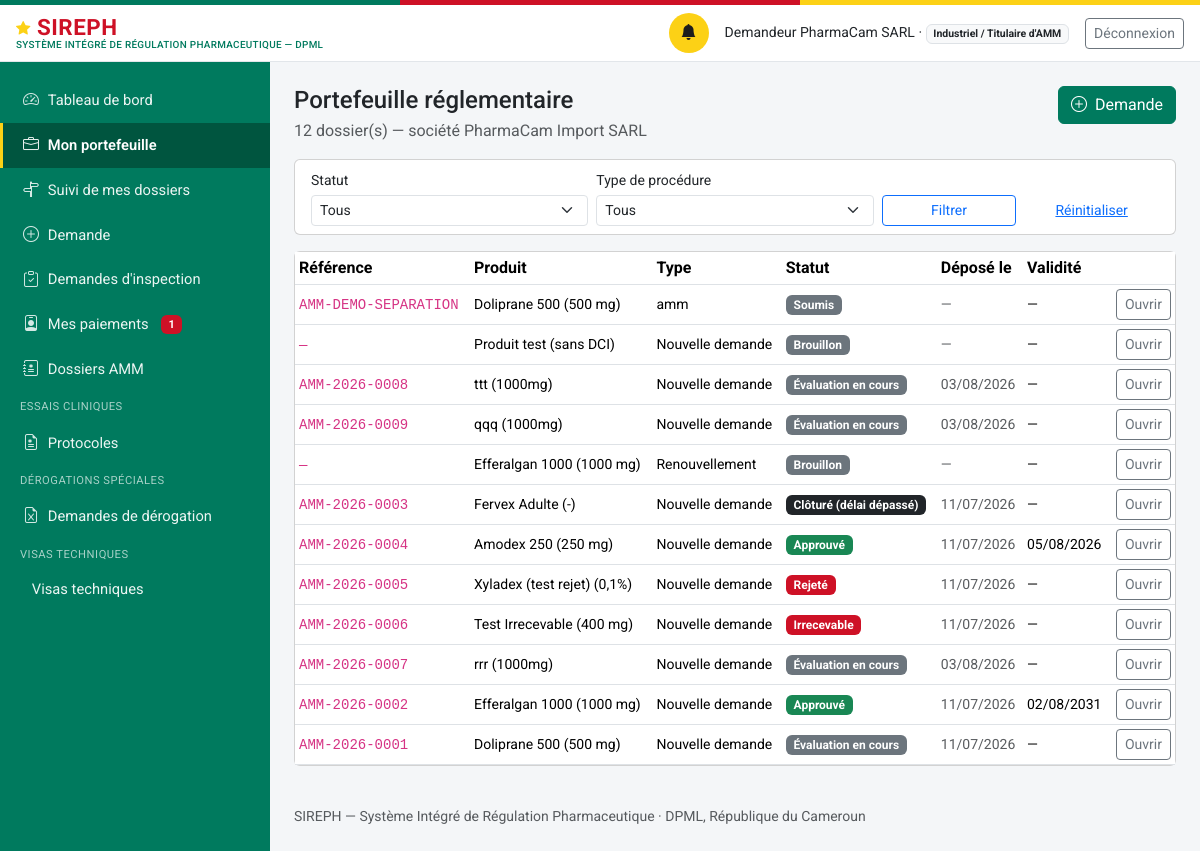
The app's page /industriel/portefeuille (signed in), older data.
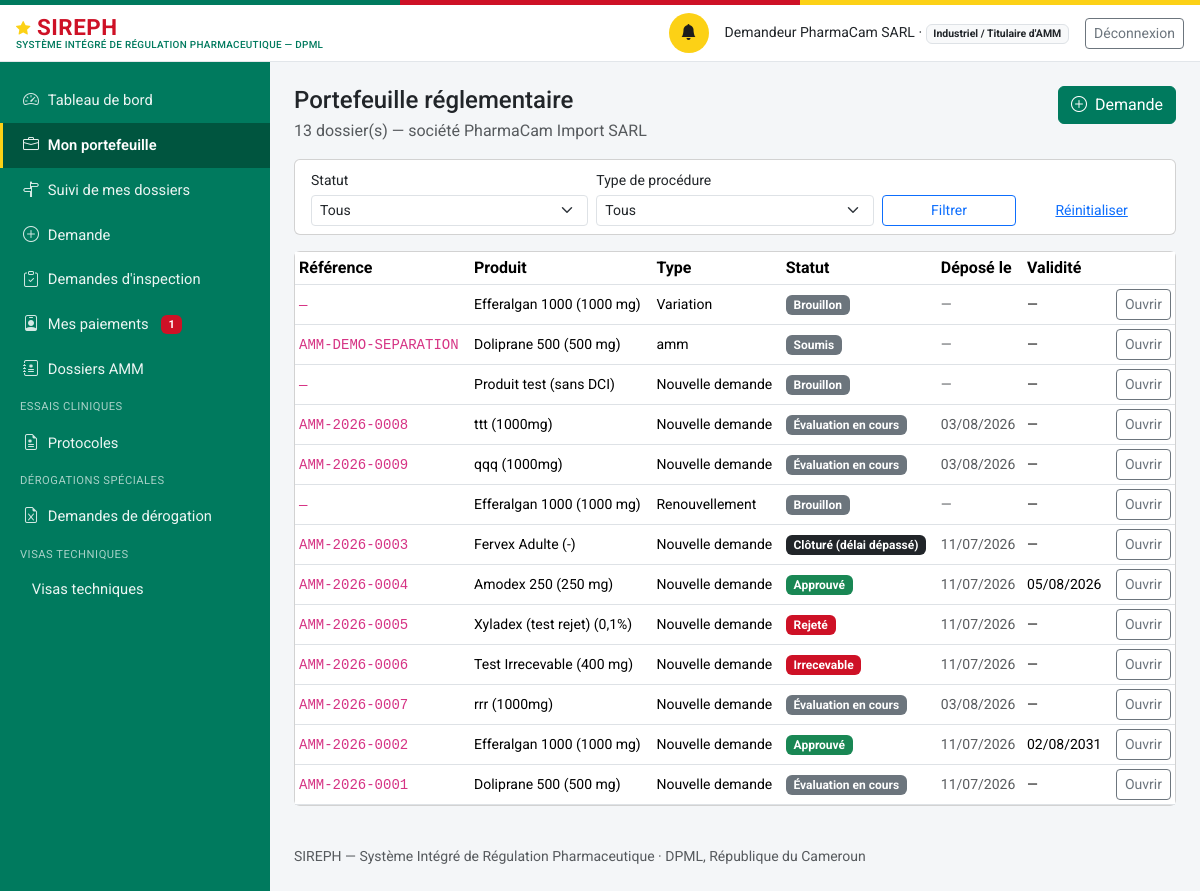
The same page, newer data.
### models.py (models this page shows, shortened)
class Personne(db.Model):
    id = db.Column(db.Integer, primary_key=True)
    nom_complet = db.Column(db.String(200), nullable=False)
    email = db.Column(db.String(150), unique=True, nullable=False)  # identifiant de connexion
    password_hash = db.Column(db.String(255), nullable=False)
    role_systeme = db.Column(db.String(50), nullable=False)
    etablissement_rattachement_id = db.Column(db.Integer, db.ForeignKey("etablissement.id"), nullable=True)
    contact = db.Column(db.String(200))
    statut_compte = db.Column(db.String(20), nullable=False, default="actif")
    date_creation = db.Column(db.DateTime, default=datetime.utcnow)
    etablissement = db.relationship("Etablissement", foreign_keys=[etablissement_rattachement_id])
    @property
    def role_label(self):
        from permissions import ROLES
        return ROLES.get(self.role_systeme, self.role_systeme)
    @property
    def niveau(self):
        from permissions import niveau
        return niveau(self)
    @property
    def est_externe(self):
        from permissions import est_externe
        return est_externe(self.role_systeme)

class Etablissement(db.Model):
    id = db.Column(db.Integer, primary_key=True)
    raison_sociale = db.Column(db.String(255), nullable=False)
    type = db.Column(db.String(40), nullable=False)
    adresse = db.Column(db.String(500))
    latitude = db.Column(db.Float, nullable=True)   # géolocalisation — exploité par le futur module RI
    longitude = db.Column(db.Float, nullable=True)
    statut_licence = db.Column(db.String(20), nullable=False, default="en_instruction")
    date_expiration_licence = db.Column(db.Date, nullable=True)
    pharmacien_responsable_id = db.Column(db.Integer, db.ForeignKey("personne.id"), nullable=True)
    categorie_activite = db.Column(db.String(30), nullable=True)
    pharmacien_responsable = db.relationship("Personne", foreign_keys=[pharmacien_responsable_id])

class DossierAMM(db.Model):
    id = db.Column(db.Integer, primary_key=True)
    numero = db.Column(db.String(30), unique=True, nullable=True)  # AMM-{annee}-{seq4}, attribué au dépôt
    produit_id = db.Column(db.Integer, db.ForeignKey("produit.id"), nullable=False)
    type_procedure = db.Column(db.String(20), nullable=False, default="nouvelle_demande")
    demandeur_id = db.Column(db.Integer, db.ForeignKey("personne.id"), nullable=False)
    statut = db.Column(db.String(30), nullable=False, default="brouillon")
    date_depot = db.Column(db.DateTime, nullable=True)
    date_decision = db.Column(db.DateTime, nullable=True)
    module_ctd_1_json = db.Column(db.Text, default="{}")
    module_ctd_2_json = db.Column(db.Text, default="{}")
    module_ctd_3_json = db.Column(db.Text, default="{}")
    module_ctd_4_json = db.Column(db.Text, default="{}")
    module_ctd_5_json = db.Column(db.Text, default="{}")
    motif_decision = db.Column(db.Text, nullable=True)
    date_validite_amm = db.Column(db.Date, nullable=True)
    date_limite_reponse_complement = db.Column(db.DateTime, nullable=True)
    date_limite_retrait_document = db.Column(db.Date, nullable=True)  # décision favorable uniquement
    checklist_recevabilite = db.Column(db.JSON, default=dict)
    numero_suivi = db.Column(db.String(40), unique=True)
    clock_debut = db.Column(db.DateTime)
    clock_suspendu_depuis = db.Column(db.DateTime)
    clock_total_suspendu_jours = db.Column(db.Integer, default=0)
    representant_local_nom = db.Column(db.String(200), nullable=True)
    representant_local_contact = db.Column(db.String(200), nullable=True)
    date_creation = db.Column(db.DateTime, default=datetime.utcnow)
    date_maj = db.Column(db.DateTime, default=datetime.utcnow, onupdate=datetime.utcnow)
    demandeur = db.relationship("Personne", foreign_keys=[demandeur_id])
    avis = db.relationship("AvisEvaluationMA", backref="dossier", lazy="dynamic",
                            order_by="AvisEvaluationMA.date_creation",
                            cascade="all, delete-orphan")
    module_ctd_1 = property(lambda self: self._ctd_get(1), lambda self, v: self._ctd_set(1, v))
    module_ctd_2 = property(lambda self: self._ctd_get(2), lambda self, v: self._ctd_set(2, v))
    module_ctd_3 = property(lambda self: self._ctd_get(3), lambda self, v: self._ctd_set(3, v))
    module_ctd_4 = property(lambda self: self._ctd_get(4), lambda self, v: self._ctd_set(4, v))
    module_ctd_5 = property(lambda self: self._ctd_get(5), lambda self, v: self._ctd_set(5, v))

class Produit(db.Model):
    id = db.Column(db.Integer, primary_key=True)
    denomination_commune_internationale = db.Column(db.String(300), nullable=False, default="")
    nom_commercial = db.Column(db.String(300), nullable=False, default="")
    forme_pharmaceutique = db.Column(db.String(150), nullable=False, default="")
    dosage = db.Column(db.String(150))
    categorie = db.Column(db.String(30), nullable=False, default="medicament")
    nature = db.Column(db.String(30), nullable=True)
    fabricant_id = db.Column(db.Integer, db.ForeignKey("etablissement.id"), nullable=True)
    titulaire_amm_id = db.Column(db.Integer, db.ForeignKey("etablissement.id"), nullable=True)
    pays_origine = db.Column(db.String(150))
    statut_amm_courant = db.Column(db.String(20), nullable=False, default="aucune")
    date_creation = db.Column(db.DateTime, default=datetime.utcnow)
    est_mitm = db.Column(db.Boolean, nullable=False, default=False)
    disponibilite_declaree = db.Column(db.String(20), nullable=True)  # disponible | rupture
    composition_integrale = db.Column(db.Text, nullable=True)
    classe_therapeutique = db.Column(db.String(300), nullable=True)
    indications_therapeutiques = db.Column(db.Text, nullable=True)
    voie_administration = db.Column(db.String(150), nullable=True)
    duree_stabilite = db.Column(db.String(100), nullable=True)
    prix_grossiste_ht = db.Column(db.Integer, nullable=True)  # XAF, hors taxe
    fabricant = db.relationship("Etablissement", foreign_keys=[fabricant_id])
    titulaire_amm = db.relationship("Etablissement", foreign_keys=[titulaire_amm_id])
    dossiers = db.relationship("DossierAMM", backref="produit", lazy="dynamic",
                                foreign_keys="DossierAMM.produit_id")
    @property
    def libelle(self):
        base = self.nom_commercial or self.denomination_commune_internationale or f"Produit #{self.id}"
        if self.dosage:
            return f"{base} ({self.dosage})"
        return base

### routes_industriel.py (the view)
@bp.route("/portefeuille")
@login_required
def portefeuille():
    u = _verifier_profil()
    statut = request.args.get("statut", "").strip()
    type_proc = request.args.get("type", "").strip()
    q = esp.dossiers_de_la_societe(u)
    if statut:
        q = q.filter(DossierAMM.statut == statut)
    if type_proc:
        q = q.filter(DossierAMM.type_procedure == type_proc)
    return render_template(
        "industriel/portefeuille.html", u=u,
        dossiers=q.order_by(DossierAMM.date_maj.desc()).all(),
        statut=statut, type_proc=type_proc,
        STATUTS=wf.STATUTS, TYPES=wf.TYPES_PROCEDURE)

### templates/industriel/portefeuille.html (shortened to what this page needs)
{% extends "base.html" %}
{% block content %}
<div class="d-flex justify-content-between align-items-start flex-wrap gap-2 mb-3">
  <div>
    <h1 class="h4 mb-1">Portefeuille réglementaire</h1>
    <p class="text-muted mb-0">
      {{ dossiers|length }} dossier(s) — société
      {{ u.etablissement.raison_sociale if u.etablissement else u.nom_complet }}
    </p>
  </div>
  <a class="btn btn-primary" href="{{ url_for('demandes.accueil') }}">
    <i class="bi bi-plus-circle me-1"></i> Demande</a>
</div>
<div class="card mb-3">
  <div class="card-body py-2">
    <form method="get" class="row g-2 align-items-end">
      <div class="col-md-4">
        <label class="form-label small mb-1" for="statut">Statut</label>
        <select class="form-select form-select-sm" id="statut" name="statut">
          <option value="">Tous</option>
        </select>
      </div>
      <div class="col-md-4">
        <label class="form-label small mb-1" for="type">Type de procédure</label>
        <select class="form-select form-select-sm" id="type" name="type">
          <option value="">Tous</option>
        </select>
      </div>
      <div class="col-md-2">
        <button class="btn btn-sm btn-outline-primary w-100">Filtrer</button>
      </div>
      <div class="col-md-2">
        <a class="btn btn-sm btn-link w-100"
           href="{{ url_for('industriel.portefeuille') }}">Réinitialiser</a>
      </div>
    </form>
  </div>
</div>
<div class="card">
  {% if dossiers %}
  <div class="table-responsive">
    <table class="table table-sm mb-0 align-middle">
      <thead><tr>
        <th>Référence</th><th>Produit</th><th>Type</th><th>Statut</th>
        <th>Déposé le</th><th>Validité</th><th></th>
      </tr></thead>
      <tbody>
      {% for d in dossiers %}
        <tr>
          <td><code>{{ d.numero or '—' }}</code></td>
          <td class="small">{{ d.produit.libelle if d.produit else '—' }}</td>
          <td class="small">{{ TYPES.get(d.type_procedure, d.type_procedure) }}</td>
          <td>
            {% if d.statut == 'approuve' %}
              <span class="badge bg-success">{{ STATUTS[d.statut] }}</span>
            {% elif d.statut in ('rejete', 'irrecevable') %}
              <span class="badge bg-danger">{{ STATUTS[d.statut] }}</span>
            {% elif d.statut == 'complement_requis' %}
              <span class="badge bg-warning text-dark">{{ STATUTS[d.statut] }}</span>
            {% elif d.statut == 'cloture_delai_depasse' %}
              <span class="badge bg-dark">{{ STATUTS[d.statut] }}</span>
            {% else %}
              <span class="badge bg-secondary">{{ STATUTS.get(d.statut, d.statut) }}</span>
            {% endif %}
          </td>
          <td class="small text-muted">
            {{ d.date_depot.strftime('%d/%m/%Y') if d.date_depot else '—' }}</td>
          <td class="small">
            {{ d.date_validite_amm.strftime('%d/%m/%Y') if d.date_validite_amm else '—' }}</td>
          <td class="text-end">
            <a class="btn btn-sm btn-outline-secondary" href="/dossiers/{{ d.id }}">
              Ouvrir</a>
          </td>
        </tr>
      {% endfor %}
      </tbody>
    </table>
  </div>
  {% else %}
  <div class="card-body text-muted">Aucun dossier ne correspond à ces critères.</div>
  {% endif %}
</div>
{% endblock %}

### templates/base.html (shortened to what this page needs)
<!doctype html>
<html lang="fr">
<head>
<link href="https://cdn.jsdelivr.net/npm/bootstrap@5.3.3/dist/css/bootstrap.min.css" rel="stylesheet">
<link href="https://cdn.jsdelivr.net/npm/bootstrap-icons@1.11.3/font/bootstrap-icons.css" rel="stylesheet">
<link href="{{ url_for('static', filename='css/style.css') }}" rel="stylesheet">
</head>
<body>
<div class="sireph-flagbar" aria-hidden="true"><span></span><span></span><span></span></div>
<header class="sireph-topbar">
  <div class="container-fluid px-3 py-2 d-flex align-items-center justify-content-between">
    <div class="d-flex align-items-center gap-2">
      <a class="sireph-brand" href="{{ current_user and url_for('dashboard') or url_for('login') }}">
        <i class="bi bi-star-fill"></i> SIREPH
        <small>Système Intégré de Régulation Pharmaceutique — DPML</small>
      </a>
    </div>
    {% if current_user %}
    <div class="d-flex align-items-center gap-3">
      <a href="{{ url_for('notifications_liste') }}" class="sireph-icon-btn" title="Notifications" aria-label="Notifications">
        <i class="bi bi-bell-fill"></i>
      </a>
      <span class="small d-none d-md-inline">{{ current_user.nom_complet }} ·
        <span class="badge bg-light text-dark border">{{ current_user.role_label }}</span></span>
      <a href="{{ url_for('logout') }}" class="btn btn-sm btn-outline-secondary">Déconnexion</a>
    </div>
    {% endif %}
  </div>
</header>
<div class="sireph-layout">
  {% if current_user %}
  <nav id="sireph-sidebar" class="offcanvas-lg offcanvas-start sireph-sidebar" tabindex="-1"
       aria-label="Navigation principale">
    <div class="offcanvas-body d-flex flex-column p-0">
      <ul class="nav nav-pills flex-column">
        <li class="nav-item">
          <a class="nav-link {{ 'active' if request.path == '/' }}" href="{{ url_for('dashboard') }}">
            <i class="bi bi-speedometer2"></i> Tableau de bord</a>
        </li>
        {% if current_user.role_systeme == "demandeur_externe" %}
        <li class="nav-item">
          <a class="nav-link {{ 'active' if request.path == '/industriel/portefeuille' }}"
             href="{{ url_for('industriel.portefeuille') }}">
            <i class="bi bi-briefcase"></i> Mon portefeuille</a>
        </li>
        <li class="nav-item">
          <a class="nav-link {{ 'active' if request.path.startswith('/industriel/suivi') }}"
             href="{{ url_for('industriel.suivi_liste') }}">
            <i class="bi bi-signpost-split"></i> Suivi de mes dossiers</a>
        </li>
        <li class="nav-item">
          <a class="nav-link {{ 'active' if request.path.startswith('/demandes') }}"
             href="{{ url_for('demandes.accueil') }}">
            <i class="bi bi-plus-circle"></i> Demande</a>
        </li>
        <li class="nav-item">
          <a class="nav-link {{ 'active' if request.path.startswith('/industriel/inspections') }}"
             href="{{ url_for('industriel.inspections') }}">
            <i class="bi bi-clipboard-check"></i> Demandes d'inspection</a>
        </li>
        {% endif %}
        {% if current_user.est_externe %}
        <li class="nav-item">
          <a class="nav-link {{ 'active' if request.path == '/mon-espace' }}"
             href="{{ url_for('profils.mon_espace') }}">
            <i class="bi bi-person-badge"></i> Mes paiements
            {%- if paiements_dus %}
            <span class="badge bg-danger ms-1">{{ paiements_dus }}</span>
            {%- endif %}
          </a>
        </li>
        {% endif %}
        {% if current_user.role_systeme != "demandeur_externe" or demandeur_a_amm %}
        <li class="nav-item">
          <a class="nav-link {{ 'active' if '/dossiers' in request.path }}" href="{{ url_for('dossiers_registre') }}">
            <i class="bi bi-journal-medical"></i> Dossiers AMM</a>
        </li>
        {% endif %}
        {% if current_user.role_systeme in ("administrateur_dpml", "agent_dros", "directeur_dpml") or (current_user.role_systeme == "demandeur_externe" and demandeur_a_ct) %}
        <div class="sireph-sidebar-section">Essais cliniques</div>
        <li class="nav-item">
          <a class="nav-link {{ 'active' if request.path == url_for('ct.registre') }}" href="{{ url_for('ct.registre') }}">
            <i class="bi bi-file-earmark-medical"></i> Protocoles</a>
        </li>
        {% endif %}
        {% if current_user.role_systeme in ("administrateur_dpml", "directeur_dpml") or (current_user.role_systeme == "demandeur_externe" and demandeur_a_derogations) %}
        <div class="sireph-sidebar-section">Dérogations spéciales</div>
        <li class="nav-item">
          <a class="nav-link {{ 'active' if request.path == url_for('derogation.registre') }}" href="{{ url_for('derogation.registre') }}">
            <i class="bi bi-file-earmark-excel"></i> Demandes de dérogation</a>
        </li>
        {% endif %}
        {% if current_user.role_systeme in ("administrateur_dpml", "directeur_dpml") or (current_user.role_systeme == "demandeur_externe" and demandeur_a_visas) %}
        <div class="sireph-sidebar-section">Visas techniques</div>
        <li class="nav-item">
          <a class="nav-link {{ 'active' if request.path == url_for('visas.registre') }}" href="{{ url_for('visas.registre') }}">
             Visas techniques</a>
        </li>
        {% endif %}
      </ul>
    </div>
  </nav>
  {% endif %}
  <main id="contenu-principal" class="sireph-content">
    {% block content %}{% endblock %}
    <footer class="text-muted small py-4 mt-3">
      SIREPH — Système Intégré de Régulation Pharmaceutique · DPML, République du Cameroun
    </footer>
  </main>
</div>
</body>
</html>

Row changes from the older to the newer data that the page shows:
added DossierAMM: numero "—", produit "Efferalgan 1000 (1000 mg)", get "Variation", get "Brouillon", date_depot "—", date_validite_amm "—"
Text that changed along with them:
{{ dossiers|length }}: "12" → "13"
